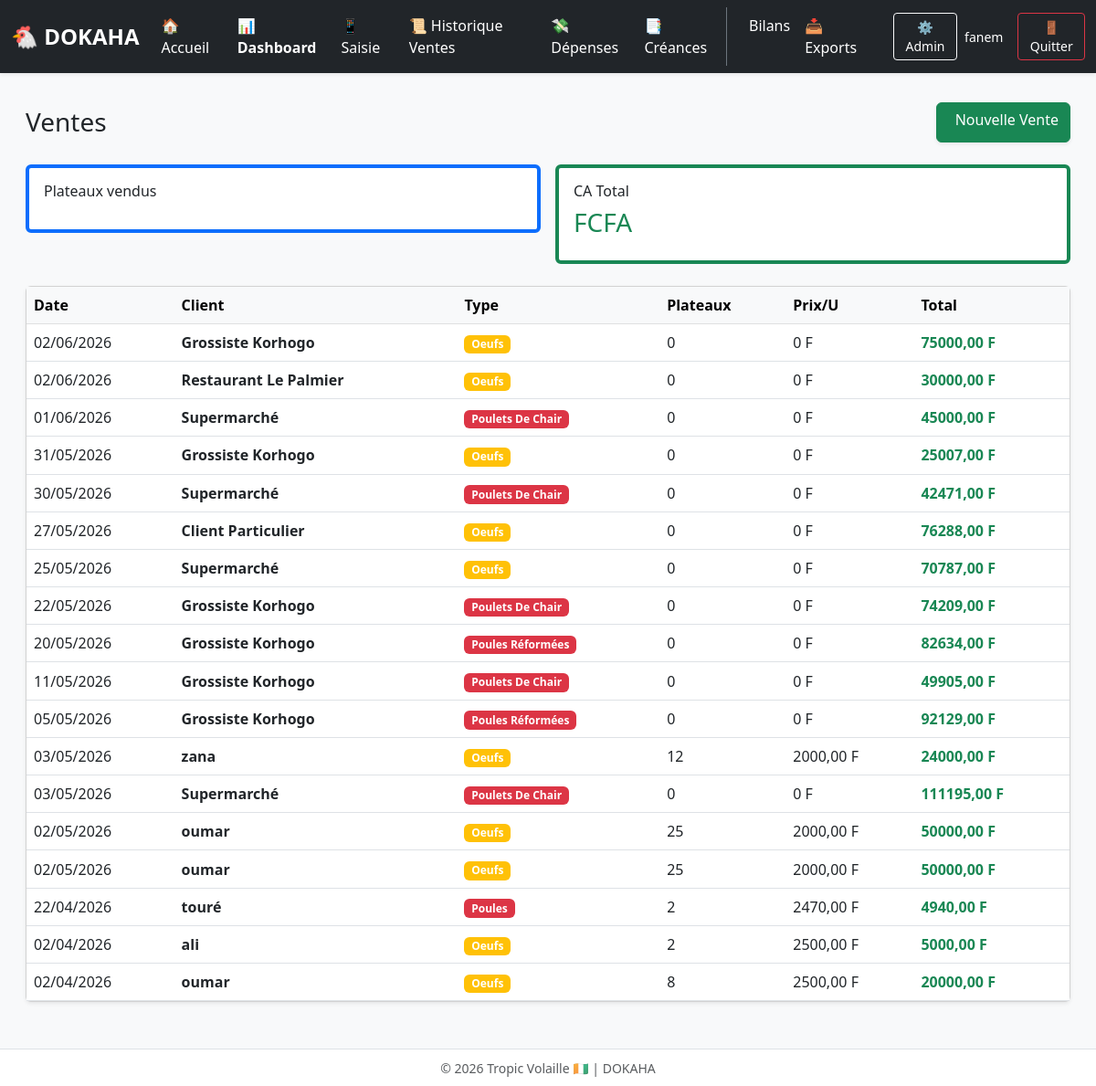
Screenshot of /vente/ (signed in) with the database file from the repository.
### gestion/models.py (models this page shows, shortened)
class Vente(models.Model):
    poulailler = models.ForeignKey(Poulailler, on_delete=models.SET_NULL, null=True, blank=True, verbose_name="Bâtiment")
    date = models.DateField(verbose_name="Date")
    client = models.CharField(max_length=100, blank=True, null=True, verbose_name="Client")
    type_vente = models.CharField(
        max_length=20,
        choices=[('oeufs', '🥚 Œufs'), ('poules', '🐔 Poules'), ('autres', '📦 Autres')],
        default='oeufs'
    )
    plateaux = models.IntegerField(default=0)
    unites = models.IntegerField(default=0)
    prix_plateau = models.DecimalField(max_digits=10, decimal_places=2, default=0)
    montant_total = models.DecimalField(max_digits=10, decimal_places=2, default=0)
    paye = models.BooleanField(default=True)
    montant_paye = models.DecimalField(max_digits=10, decimal_places=2, default=0, verbose_name="Montant payé (FCFA)")
    montant_restant = models.DecimalField(max_digits=10, decimal_places=2, default=0, verbose_name="Reste à payer (FCFA)")
    mode_paiement = models.CharField(
        max_length=20,
        default='comptant',
        choices=[('comptant', '💵 Comptant'), ('credit', '📝 Crédit'), ('mobile', '📱 Mobile Money'), ('cheque', '🧾 Chèque')],
        verbose_name="Mode de paiement"
    )
    plateaux = models.IntegerField(default=0, verbose_name='Nombre de plateaux (30 œufs)')
    reste_oeufs = models.IntegerField(default=0, verbose_name='Œufs restants (0-29)')
    class Meta:
        verbose_name = "Vente"
        verbose_name_plural = "Ventes"
        ordering = ['-date']

### gestion/views.py (the view)
# urls.py: path('vente/', views.vente_list, name='vente_list'),
@login_required
def vente_list(request):
    ventes = Vente.objects.all().order_by('-date')[:100]
    return render(request, 'gestion/vente_list.html', {'ventes': ventes, 'title': 'Ventes', 'user': request.user})

### gestion/templates/gestion/vente_list.html (shortened to what this page needs)
{% extends 'gestion/base.html' %}
{% block content %}
<div class="container-fluid py-3">
    <div class="d-flex justify-content-between align-items-center mb-4">
        <h3 class="mb-0">{{ title }}</h3>
        <a href="/vente/add/" class="btn btn-success shadow-sm">Nouvelle Vente</a>
    </div>
    <div class="row g-3 mb-4">
        <div class="col-md-6"><div class="card p-3 border-start border-4 border-primary"><h6>Plateaux vendus</h6><h3 class="text-primary">{{ total_plt }}</h3></div></div>
        <div class="col-md-6"><div class="card p-3 border-start border-4 border-success"><h6>CA Total</h6><h3 class="text-success">{{ total_ca }} FCFA</h3></div></div>
    </div>
    <div class="card shadow-sm">
        <div class="table-responsive">
            <table class="table table-hover align-middle mb-0">
                <thead class="table-light">
                    <tr><th>Date</th><th>Client</th><th>Type</th><th>Plateaux</th><th>Prix/U</th><th>Total</th></tr>
                </thead>
                <tbody>
                    {% for v in ventes %}
                    <tr>
                        <td>{{ v.date|date:"d/m/Y" }}</td>
                        <td class="fw-bold">{{ v.client|default:"-" }}</td>
                        <td><span class="badge bg-{% if 'oeuf' in v.type_vente|lower %}warning{% elif 'poul' in v.type_vente|lower %}danger{% else %}info{% endif %}">{{ v.type_vente|title }}</span></td>
                        <td>{{ v.plateaux|default:0 }}</td>
                        <td>{{ v.prix_plateau|default:0 }} F</td>
                        <td class="fw-bold text-success">{{ v.montant_total|default:0 }} F</td>
                    </tr>
                    {% empty %}
                    <tr><td colspan="6" class="text-center py-4 text-muted">Aucune vente enregistrée. <a href="/vente/add/" class="text-decoration-none">➕ Enregistrer la première</a></td></tr>
                    {% endfor %}
                </tbody>
            </table>
        </div>
    </div>
</div>
{% endblock %}

### gestion/templates/gestion/base.html (shortened to what this page needs)
{% load static %}
<!DOCTYPE html>
<html lang="fr">
<head>
    <link href="https://cdn.jsdelivr.net/npm/bootstrap@5.3.0/dist/css/bootstrap.min.css" rel="stylesheet">
    <link rel="stylesheet" href="https://cdn.jsdelivr.net/npm/bootstrap-icons@1.11.0/font/bootstrap-icons.css">
</head>
<body>
<nav class="navbar navbar-expand-lg navbar-dark bg-dark shadow-sm py-2">
  <div class="container-fluid">
    <a class="navbar-brand fw-bold fs-4" href="/">🐔 DOKAHA</a>
    <div class="collapse navbar-collapse" id="mainNavbar">
      <ul class="navbar-nav me-auto mb-2 mb-lg-0">
        <li class="nav-item"><a class="nav-link" href="/">🏠 Accueil</a></li>
        <li class="nav-item"><a class="nav-link fw-bold text-warning" href="/dashboard/">📊 Dashboard</a></li>
        <li class="nav-item"><a class="nav-link" href="/terrain/">📱 Saisie</a></li>
        <li class="nav-item"><a class="nav-link" href="/vente/">📜 Historique Ventes</a></li>
        <li class="nav-item"><a class="nav-link" href="/depenses/">💸 Dépenses</a></li>
        <li class="nav-item"><a class="nav-link" href="/credits/">📑 Créances</a></li>
      </ul>
      <ul class="navbar-nav mb-2 mb-lg-0 border-start border-secondary ps-lg-3">
        <li class="nav-item"><a class="nav-link" href="/finance/"> Bilans</a></li>
        <li class="nav-item"><a class="nav-link" href="/finance/export-excel/">📥 Exports</a></li>
      </ul>
      <div class="d-flex align-items-center ms-lg-4">
        <a href="/admin/" class="btn btn-sm btn-outline-light me-2">⚙️ Admin</a>
        <span class="text-light small me-3 d-none d-md-inline">{{ user.username|default:"Fanem" }}</span>
        <a href="/logout/" class="btn btn-sm btn-outline-danger">🚪 Quitter</a>
      </div>
    </div>
  </div>
</nav>
<div class="container-fluid px-3 py-3">
    {% block content %}{% endblock %}
</div>
<footer class="fixed-bottom text-center text-muted py-2 bg-white border-top">
    <small>© {% now "Y" %} Tropic Volaille 🇨🇮 | DOKAHA</small>
</footer>
</body>
</html>

### gestion/templates/gestion/base.html (style rules this page uses)
:root { --primary:#0d6efd; --success:#198754; --danger:#dc3545; --warning:#ffc107; }
body { background:#f8f9fa; font-family:system-ui,-apple-system,sans-serif; padding-bottom:60px; }
.navbar-brand { font-weight:700; }
.nav-link { font-weight:500; padding:0.5rem 1rem; }
.btn { min-height:44px; }
.navbar a, .navbar span, .navbar .nav-link, .navbar .btn { color: #ffffff !important; }

### rows the page displays
Vente: date "02/06/2026", client "Grossiste Korhogo", type_vente "Oeufs", plateaux "0", prix_plateau "0", montant_total "75000,00"
Vente: date "02/06/2026", client "Restaurant Le Palmier", type_vente "Oeufs", plateaux "0", prix_plateau "0", montant_total "30000,00"
Vente: date "01/06/2026", client "Supermarché", type_vente "Poulets De Chair", plateaux "0", prix_plateau "0", montant_total "45000,00"
Vente: date "31/05/2026", client "Grossiste Korhogo", type_vente "Oeufs", plateaux "0", prix_plateau "0", montant_total "25007,00"
Vente: date "30/05/2026", client "Supermarché", type_vente "Poulets De Chair", plateaux "0", prix_plateau "0", montant_total "42471,00"
Vente: date "27/05/2026", client "Client Particulier", type_vente "Oeufs", plateaux "0", prix_plateau "0", montant_total "76288,00"
Vente: date "25/05/2026", client "Supermarché", type_vente "Oeufs", plateaux "0", prix_plateau "0", montant_total "70787,00"
Vente: date "22/05/2026", client "Grossiste Korhogo", type_vente "Poulets De Chair", plateaux "0", prix_plateau "0", montant_total "74209,00"
Vente: date "20/05/2026", client "Grossiste Korhogo", type_vente "Poules Réformées", plateaux "0", prix_plateau "0", montant_total "82634,00"
Vente: date "11/05/2026", client "Grossiste Korhogo", type_vente "Poulets De Chair", plateaux "0", prix_plateau "0", montant_total "49905,00"
Vente: date "05/05/2026", client "Grossiste Korhogo", type_vente "Poules Réformées", plateaux "0", prix_plateau "0", montant_total "92129,00"
Vente: date "03/05/2026", client "zana", type_vente "Oeufs", plateaux "12", prix_plateau "2000,00", montant_total "24000,00"
Vente: date "03/05/2026", client "Supermarché", type_vente "Poulets De Chair", plateaux "0", prix_plateau "0", montant_total "111195,00"
Vente: date "02/05/2026", client "oumar", type_vente "Oeufs", plateaux "25", prix_plateau "2000,00", montant_total "50000,00"
Vente: date "02/05/2026", client "oumar", type_vente "Oeufs", plateaux "25", prix_plateau "2000,00", montant_total "50000,00"
Vente: date "22/04/2026", client "touré", type_vente "Poules", plateaux "2", prix_plateau "2470,00", montant_total "4940,00"
Vente: date "02/04/2026", client "ali", type_vente "Oeufs", plateaux "2", prix_plateau "2500,00", montant_total "5000,00"
Vente: date "02/04/2026", client "oumar", type_vente "Oeufs", plateaux "8", prix_plateau "2500,00", montant_total "20000,00"

### other values shown
{{ user.username|default:"Fanem" }} "fanem"
{{ title }} "Ventes"
